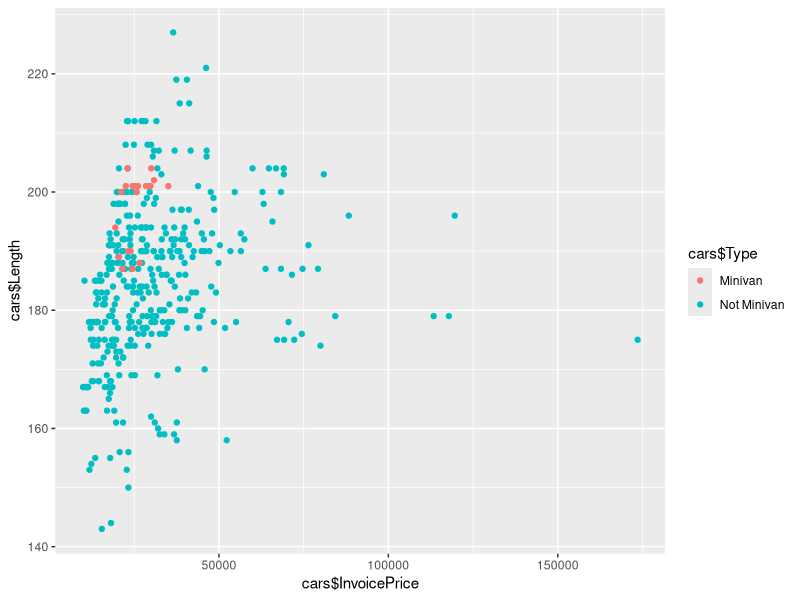

Generate this figure with R:
rm(list = ls())

library(e1071)
library(ggplot2)

cars = read.csv("04cars.csv")
cars$Length = as.numeric(cars$Length)
cars$VehicleName = as.character(cars$VehicleName)

cars = cars[cars$Pickup == 0,] # Pickups are missing length attribute
Types = rep("Not Minivan",nrow(cars))
Types[cars$SUV == 1] = "Not Minivan"
Types[cars$SportsCar == 1] = "Not Minivan"
Types[cars$Wagon == 1] = "Not Minivan"
Types[cars$Minivan == 1] = "Minivan"
cars$Type = Types

qplot(cars$InvoicePrice, cars$Length, colour=cars$Type)